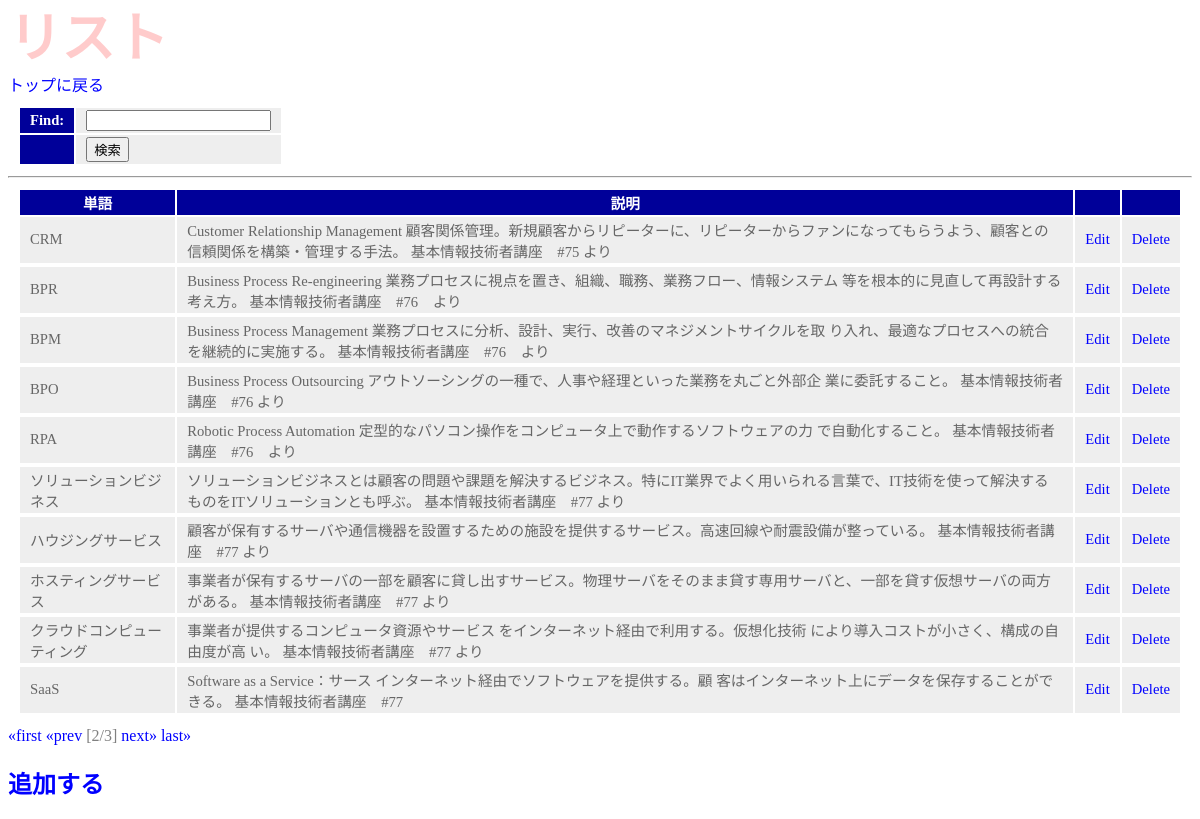
Page /index/list/2/ (signed in) on the committed database.
### flashcard/models.py (models this page shows)
class Flashcard(models.Model):
    word = models.CharField(verbose_name='単語',max_length=40)
    description=models.CharField(verbose_name='説明',max_length=200)

### flashcard/views.py (the view)
# urls.py: path('index/list/', views.find, name='flashcard_list'),
@login_required(login_url='/login/')
def find(request,num=1):
    if(request.method == 'POST'):
        form=FindForm(request.POST)
        str=request.POST['find']
        flashcard_list=Flashcard.objects.filter(word__contains=str)
    else:
        form=FindForm()
        flashcard_list=Flashcard.objects.all()
    page=Paginator(flashcard_list,10)
    params = {
        'form': form,
        'flashcard_list': page.get_page(num),
        }
    return render(request,'flashcard_list.html',params)

### flashcard/forms.py
class FindForm(forms.Form):
    find=forms.CharField(label='Find',required=False)

### flashcard/templates/flashcard_list.html (shortened to what this page needs)
{% load static %}
<!doctype html>
<html lang="ja">
<head>
    <link rel="stylesheet" type="text/css" href="{% static 'css/style.css' %}" />
</head>
<body>
    <h1>リスト</h1>
    <a href="{% url 'flashcard:index' %}">トップに戻る</a>
    <table>
        <form action="{% url 'flashcard:flashcard_list' %}" method="post">
        {{form}}
        <tr><th></th><td><input type="submit" value="検索"></td></tr>
        </form>
    </table>
    <hr>
    <table>
        <tr>
            <th>単語</th>
            <th>説明</th>
            <th></th>
            <th></th>
        </tr>
    {% for flashcard in flashcard_list %}
        <tr>
            <td>{{flashcard.word}}</td>
            <td>{{flashcard.description}}</td>
            <td><a href="{% url 'flashcard:edit' flashcard.id %}">Edit</a></td>
            <td><a href="{% url 'flashcard:delete' flashcard.id %}">Delete</a></td>
        <tr>
    {% endfor %}
    </table>
    <div class="pagination">
        {% if flashcard_list.has_previous %}
            <a href="{% url 'flashcard:flashcard_list' %}">&laquo;first</a>
            <a href="{% url 'flashcard:flashcard_list' %}{{flashcard_list.previous_page_number}}">&laquo;prev</a>
        {% endif %}
        <span class="current">
            [{{flashcard_list.number}}/{{flashcard_list.paginator.num_pages}}]
        </span>
        {% if flashcard_list.has_next %}
            <a href="{% url 'flashcard:flashcard_list' %}{{flashcard_list.next_page_number }}">next&raquo;</a>
            <a href="{% url 'flashcard:flashcard_list' %}{{flashcard_list.paginator.num_pages}}">last&raquo;</a>
        {% endif %}
    </div>
<h2><a href="{% url 'flashcard:flashcard_create' %}">追加する</a></h2>
</body>
</html>

### flashcard/static/css/style.css (style rules this page uses)
body { color:gray; fontsize:16pt; }
h1 { color:red; opacity:0.2; font-size:40pt; margin-top:-10pt; margin-bottom:0px; text-align:left; }
a { color:blue; text-decoration:none; text-align:left; }
table { margin:10px; font-size:11pt; }
table tr th { background-color:#009; color:white; padding:2px 10px; border-size:2px; }
table tr td { background-color:#eee; color:#666; padding:2px 10px; border-size:2px; }

### rows in the picture
Flashcard: word "CRM", description "Customer Relationship Management 顧客関係管理。新規顧客からリピーターに、リピーターからファンになってもらうよう、顧客との信頼関係を構築・管理する手法。 基本情報技術者講座 #75 より"
Flashcard: word "BPR", description "Business Process Re-engineering 業務プロセスに視点を置き、組織、職務、業務フロー、情報システム 等を根本的に見直して再設計する考え方。 基本情報技術者講座 #76 より"
Flashcard: word "BPM", description "Business Process Management 業務プロセスに分析、設計、実行、改善のマネジメントサイクルを取 り入れ、最適なプロセスへの統合を継続的に実施する。 基本情報技術者講座 #76 より"
Flashcard: word "BPO", description "Business Process Outsourcing アウトソーシングの一種で、人事や経理といった業務を丸ごと外部企 業に委託すること。 基本情報技術者講座 #76 より"
Flashcard: word "RPA", description "Robotic Process Automation 定型的なパソコン操作をコンピュータ上で動作するソフトウェアの力 で自動化すること。 基本情報技術者講座 #76 より"
Flashcard: word "ソリューションビジネス", description "ソリューションビジネスとは顧客の問題や課題を解決するビジネス。特にIT業界でよく用いられる言葉で、IT技術を使って解決するものをITソリューションとも呼ぶ。 基本情報技術者講座 #77 より"
Flashcard: word "ハウジングサービス", description "顧客が保有するサーバや通信機器を設置するための施設を提供するサービス。高速回線や耐震設備が整っている。 基本情報技術者講座 #77 より"
Flashcard: word "ホスティングサービス", description "事業者が保有するサーバの一部を顧客に貸し出すサービス。物理サーバをそのまま貸す専用サーバと、一部を貸す仮想サーバの両方がある。 基本情報技術者講座 #77 より"
Flashcard: word "クラウドコンピューティング", description "事業者が提供するコンピュータ資源やサービス をインターネット経由で利用する。仮想化技術 により導入コストが小さく、構成の自由度が高 い。 基本情報技術者講座 #77 より"
Flashcard: word "SaaS", description "Software as a Service：サース インターネット経由でソフトウェアを提供する。顧 客はインターネット上にデータを保存することがで きる。 基本情報技術者講座 #77"

### other values in the picture
{{ flashcard_list.number }} "2"
{{ flashcard_list.paginator.num_pages }} "3"
